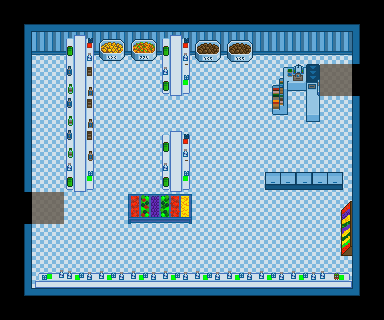

A 2D game scene composited from a Tiled map and its tileset images. What follows is a short description and the map's XML, with each tile layer's data collapsed to a summary:
An orthogonal 12x10 tile map with 32x32 px tiles, 3 tile layers (Ground, Wall, Shelf).

<map version="1.2" tiledversion="1.2.1" orientation="orthogonal" renderorder="right-down" width="12" height="10" tilewidth="32" tileheight="32" infinite="0" nextlayerid="5" nextobjectid="1">
 <tileset firstgid="1" name="Supermarket" tilewidth="32" tileheight="32" tilecount="90" columns="9">
  <image source="supermarket.png" width="288" height="320" />
 </tileset>
 <layer id="1" name="Ground" width="12" height="10">
  <data>[120 cells, 80 non-empty, 2 distinct tile ids]</data>
 </layer>
 <layer id="3" name="Wall" width="12" height="10">
  <data>[120 cells, 48 non-empty, 9 distinct tile ids]</data>
 </layer>
 <layer id="4" name="Shelf" width="12" height="10">
  <data>[120 cells, 34 non-empty, 20 distinct tile ids]</data>
 </layer>
</map>
